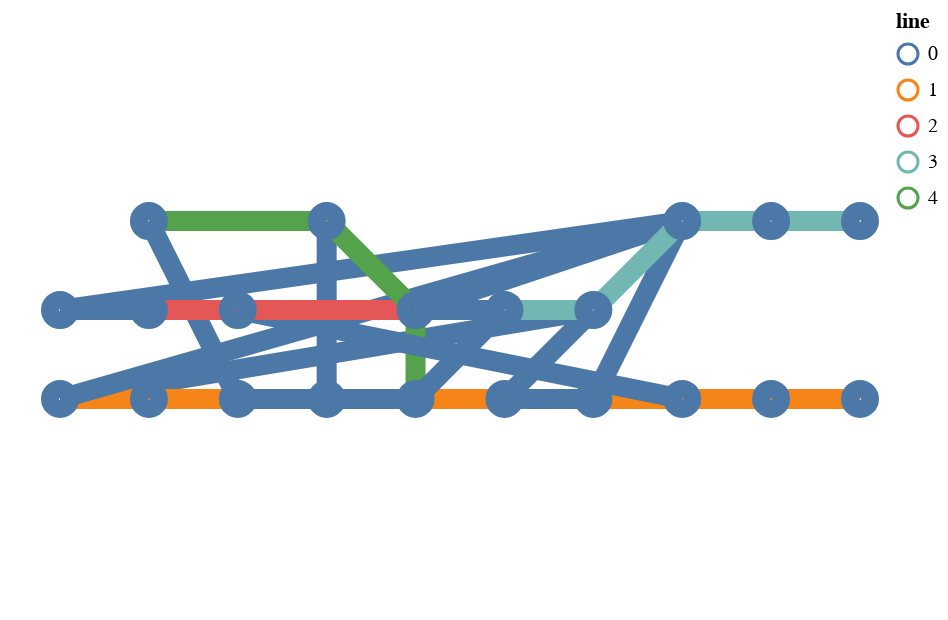

Write notebook code for a chart like this one.
### Code cell
viz("checkpoints\epoch=30-step=7688.ckpt")

### Figure 1 — Vega-Lite specification as saved in the notebook (floating-point values rounded to 4 significant figures)
{"config": {"view": {"continuousWidth": 400, "continuousHeight": 300}}, "layer": [{"data": {"name": "data-96aff273bd804f5433c94e22d8123ce9"}, "mark": {"type": "geoshape", "filled": false, "strokeWidth": 10}, "encoding": {"color": {"field": "line", "type": "nominal"}}}, {"data": {"name": "data-96d8a832028d9f89c2d6375ba55ee08a"}, "mark": {"type": "geoshape", "filled": false, "strokeWidth": 10}}], "$schema": "https://vega.github.io/schema/vega-lite/v4.17.0.json", "datasets": {"data-96aff273bd804f5433c94e22d8123ce9": [{"weight": 1.148, "line": 0, "type": "Feature", "geometry": {"type": "LineString", "coordinates": [[0.0, 0.0], [6.0, 1.0]]}}, {"weight": 1.342, "line": 1, "type": "Feature", "geometry": {"type": "LineString", "coordinates": [[0.0, 0.0], [1.0, 0.0]]}}, {"weight": 1.183, "line": 0, "type": "Feature", "geometry": {"type": "LineString", "coordinates": [[0.0, 0.0], [7.0, 2.0]]}}, {"weight": 1.175, "line": 0, "type": "Feature", "geometry": {"type": "LineString", "coordinates": [[1.0, 0.0], [8.0, 0.0]]}}, {"weight": 1.244, "line": 1, "type": "Feature", "geometry": {"type": "LineString", "coordinates": [[1.0, 0.0], [2.0, 0.0]]}}, {"weight": 1.242, "line": 0, "type": "Feature", "geometry": {"type": "LineString", "coordinates": [[2.0, 0.0], [4.0, 0.0]]}}, {"weight": 1.155, "line": 0, "type": "Feature", "geometry": {"type": "LineString", "coordinates": [[2.0, 0.0], [1.0, 2.0]]}}, {"weight": 1.174, "line": 0, "type": "Feature", "geometry": {"type": "LineString", "coordinates": [[3.0, 0.0], [3.0, 2.0]]}}, {"weight": 1.157, "line": 1, "type": "Feature", "geometry": {"type": "LineString", "coordinates": [[3.0, 0.0], [4.0, 0.0]]}}, {"weight": 1.17, "line": 0, "type": "Feature", "geometry": {"type": "LineString", "coordinates": [[3.0, 0.0], [5.0, 0.0]]}}, {"weight": 1.212, "line": 1, "type": "Feature", "geometry": {"type": "LineString", "coordinates": [[4.0, 0.0], [5.0, 0.0]]}}, {"weight": 1.234, "line": 4, "type": "Feature", "geometry": {"type": "LineString", "coordinates": [[4.0, 0.0], [4.0, 1.0]]}}, {"weight": 1.18, "line": 0, "type": "Feature", "geometry": {"type": "LineString", "coordinates": [[4.0, 0.0], [5.0, 1.0]]}}, {"weight": 1.222, "line": 1, "type": "Feature", "geometry": {"type": "LineString", "coordinates": [[5.0, 0.0], [6.0, 0.0]]}}, {"weight": 1.279, "line": 0, "type": "Feature", "geometry": {"type": "LineString", "coordinates": [[5.0, 0.0], [7.0, 0.0]]}}, {"weight": 1.185, "line": 0, "type": "Feature", "geometry": {"type": "LineString", "coordinates": [[5.0, 0.0], [6.0, 1.0]]}}, {"weight": 1.205, "line": 1, "type": "Feature", "geometry": {"type": "LineString", "coordinates": [[6.0, 0.0], [7.0, 0.0]]}}, {"weight": 1.223, "line": 0, "type": "Feature", "geometry": {"type": "LineString", "coordinates": [[6.0, 0.0], [7.0, 2.0]]}}, {"weight": 1.138, "line": 0, "type": "Feature", "geometry": {"type": "LineString", "coordinates": [[7.0, 0.0], [2.0, 1.0]]}}, {"weight": 1.39, "line": 1, "type": "Feature", "geometry": {"type": "LineString", "coordinates": [[7.0, 0.0], [8.0, 0.0]]}}, {"weight": 1.197, "line": 1, "type": "Feature", "geometry": {"type": "LineString", "coordinates": [[8.0, 0.0], [9.0, 0.0]]}}, {"weight": 1.292, "line": 2, "type": "Feature", "geometry": {"type": "LineString", "coordinates": [[0.0, 1.0], [1.0, 1.0]]}}, {"weight": 1.21, "line": 0, "type": "Feature", "geometry": {"type": "LineString", "coordinates": [[0.0, 1.0], [4.0, 1.0]]}}, {"weight": 1.192, "line": 0, "type": "Feature", "geometry": {"type": "LineString", "coordinates": [[0.0, 1.0], [7.0, 2.0]]}}, {"weight": 1.151, "line": 2, "type": "Feature", "geometry": {"type": "LineString", "coordinates": [[1.0, 1.0], [2.0, 1.0]]}}, {"weight": 1.299, "line": 2, "type": "Feature", "geometry": {"type": "LineString", "coordinates": [[2.0, 1.0], [4.0, 1.0]]}}, {"weight": 1.15, "line": 0, "type": "Feature", "geometry": {"type": "LineString", "coordinates": [[4.0, 1.0], [7.0, 2.0]]}}, {"weight": 1.186, "line": 3, "type": "Feature", "geometry": {"type": "LineString", "coordinates": [[4.0, 1.0], [5.0, 1.0]]}}, {"weight": 1.154, "line": 0, "type": "Feature", "geometry": {"type": "LineString", "coordinates": [[4.0, 1.0], [6.0, 1.0]]}}, {"weight": 1.299, "line": 4, "type": "Feature", "geometry": {"type": "LineString", "coordinates": [[4.0, 1.0], [3.0, 2.0]]}}, {"weight": 1.28, "line": 3, "type": "Feature", "geometry": {"type": "LineString", "coordinates": [[5.0, 1.0], [6.0, 1.0]]}}, {"weight": 1.39, "line": 3, "type": "Feature", "geometry": {"type": "LineString", "coordinates": [[6.0, 1.0], [7.0, 2.0]]}}, {"weight": 1.264, "line": 3, "type": "Feature", "geometry": {"type": "LineString", "coordinates": [[7.0, 2.0], [8.0, 2.0]]}}, {"weight": 1.282, "line": 3, "type": "Feature", "geometry": {"type": "LineString", "coordinates": [[8.0, 2.0], [9.0, 2.0]]}}, {"weight": 1.233, "line": 4, "type": "Feature", "geometry": {"type": "LineString", "coordinates": [[1.0, 2.0], [3.0, 2.0]]}}], "data-96d8a832028d9f89c2d6375ba55ee08a": [{"contraction": {"10": {}, "11": {}}, "nodeID": 0, "type": "Feature", "geometry": {"type": "Point", "coordinates": [0.0, 0.0]}}, {"contraction": {"12": {}, "13": {}}, "nodeID": 1, "type": "Feature", "geometry": {"type": "Point", "coordinates": [1.0, 0.0]}}, {"contraction": {"14": {}, "15": {}}, "nodeID": 2, "type": "Feature", "geometry": {"type": "Point", "coordinates": [2.0, 0.0]}}, {"contraction": {"16": {}, "17": {}}, "nodeID": 3, "type": "Feature", "geometry": {"type": "Point", "coordinates": [3.0, 0.0]}}, {"contraction": {"18": {}, "19": {}, "67": {}, "68": {}}, "nodeID": 4, "type": "Feature", "geometry": {"type": "Point", "coordinates": [4.0, 0.0]}}, {"contraction": {"20": {}, "21": {}}, "nodeID": 5, "type": "Feature", "geometry": {"type": "Point", "coordinates": [5.0, 0.0]}}, {"contraction": {"22": {}, "23": {}}, "nodeID": 6, "type": "Feature", "geometry": {"type": "Point", "coordinates": [6.0, 0.0]}}, {"contraction": {"24": {}, "25": {}}, "nodeID": 7, "type": "Feature", "geometry": {"type": "Point", "coordinates": [7.0, 0.0]}}, {"contraction": {"26": {}, "27": {}}, "nodeID": 8, "type": "Feature", "geometry": {"type": "Point", "coordinates": [8.0, 0.0]}}, {"contraction": {"28": {}, "29": {}}, "nodeID": 9, "type": "Feature", "geometry": {"type": "Point", "coordinates": [9.0, 0.0]}}, {"contraction": {"34": {}, "35": {}}, "nodeID": 10, "type": "Feature", "geometry": {"type": "Point", "coordinates": [0.0, 1.0]}}, {"contraction": {"36": {}, "37": {}}, "nodeID": 11, "type": "Feature", "geometry": {"type": "Point", "coordinates": [1.0, 1.0]}}, {"contraction": {"38": {}, "39": {}}, "nodeID": 12, "type": "Feature", "geometry": {"type": "Point", "coordinates": [2.0, 1.0]}}, {"contraction": {"40": {}, "41": {}, "47": {}, "48": {}, "65": {}, "66": {}}, "nodeID": 13, "type": "Feature", "geometry": {"type": "Point", "coordinates": [4.0, 1.0]}}, {"contraction": {"49": {}, "50": {}}, "nodeID": 14, "type": "Feature", "geometry": {"type": "Point", "coordinates": [5.0, 1.0]}}, {"contraction": {"51": {}, "52": {}}, "nodeID": 15, "type": "Feature", "geometry": {"type": "Point", "coordinates": [6.0, 1.0]}}, {"contraction": {"53": {}, "54": {}}, "nodeID": 16, "type": "Feature", "geometry": {"type": "Point", "coordinates": [7.0, 2.0]}}, {"contraction": {"55": {}, "56": {}}, "nodeID": 17, "type": "Feature", "geometry": {"type": "Point", "coordinates": [8.0, 2.0]}}, {"contraction": {"57": {}, "58": {}}, "nodeID": 18, "type": "Feature", "geometry": {"type": "Point", "coordinates": [9.0, 2.0]}}, {"contraction": {"61": {}, "62": {}}, "nodeID": 19, "type": "Feature", "geometry": {"type": "Point", "coordinates": [1.0, 2.0]}}, {"contraction": {"63": {}, "64": {}}, "nodeID": 20, "type": "Feature", "geometry": {"type": "Point", "coordinates": [3.0, 2.0]}}]}}
